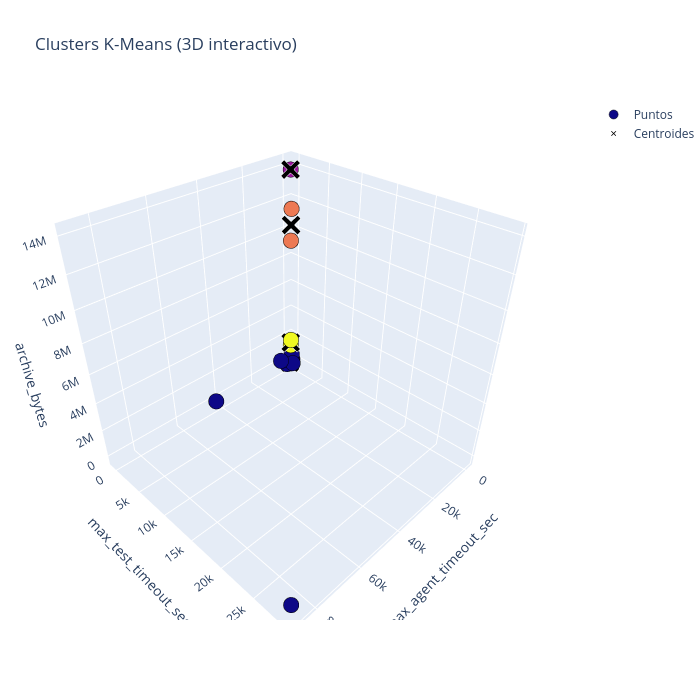

Source (notebook cell):
### Markdown cell above
### 3.2.2 Aplicar K-Means y visualización 3D Ploty(Interactivo) ###

### Code cell
import plotly.graph_objects as go

# Datos y modelo K-Means
# x_3d: tus datos 3D
# model_3d: modelo KMeans ya entrenado

centroids = model_3d.cluster_centers_
labels = model_3d.labels_

# Agregar padding para que no se corten los clusters
padding = 0.05  # 5% sobre el rango
x_min, x_max = x_3d[:,0].min(), x_3d[:,0].max()
y_min, y_max = x_3d[:,1].min(), x_3d[:,1].max()
z_min, z_max = x_3d[:,2].min(), x_3d[:,2].max()

x_range = [x_min - (x_max - x_min)*padding, x_max + (x_max - x_min)*padding]
y_range = [y_min - (y_max - y_min)*padding, y_max + (y_max - y_min)*padding]
z_range = [z_min - (z_max - z_min)*padding, z_max + (z_max - z_min)*padding]

# Scatter de los puntos con tooltip
trace_points = go.Scatter3d(
    x=x_3d[:, 0],
    y=x_3d[:, 1],
    z=x_3d[:, 2],
    mode='markers',
    marker=dict(
        color=labels,
        size=9,
        line=dict(color='black', width=0.5)
    ),
    name='Puntos',
    text=[f'Cluster: {l}<br>x={x:.2f}, y={y:.2f}, z={z:.2f}' 
          for l, x, y, z in zip(labels, x_3d[:,0], x_3d[:,1], x_3d[:,2])],
    hoverinfo='text',
    visible=True  
)

# Scatter de los centroides
trace_centroids = go.Scatter3d(
    x=centroids[:, 0],
    y=centroids[:, 1],
    z=centroids[:, 2],
    mode='markers',
    marker=dict(
        color='black',
        size=7,
        symbol='x',
        line=dict(color='white', width=2)
    ),
    name='Centroides',
    text=[f'Centroide {i}<br>x={x:.2f}, y={y:.2f}, z={z:.2f}' 
          for i, (x,y,z) in enumerate(centroids)],
    hoverinfo='text',
    visible=True
)

# Layout con rangos fijos
layout = go.Layout(
    scene=dict(
        xaxis=dict(title='max_agent_timeout_sec', range=x_range),
        yaxis=dict(title='max_test_timeout_sec', range=y_range),
        zaxis=dict(title='archive_bytes', range=z_range)
    ),
    margin=dict(l=0, r=0),
    height=700,
    width=700,
    title='Clusters K-Means (3D interactivo)'
)

# Crear figura
fig = go.Figure(data=[trace_points, trace_centroids], layout=layout)
fig.show()

### Figure 1 — Plotly figure (JSON) as saved in the notebook; plotly's stock layout.template omitted (floating-point values rounded to 4 significant figures)
{"data": [{"hoverinfo": "text", "marker": {"color": [0, 0, 0, 0, 0, 0, 0, 0, 0, 0, 0, 3, 0, 0, 0, 0, 0, 0, 0, 0, 0, 0, 0, 0, 0, 0, 0, 0, 0, 0, 0, 0, 0, 0, 0, 0, 0, 0, 0, 0, 0, 0, 0, 0, 0, 0, 0, 0, 0, 0, 0, 0, 0, 0, 0, 0, 0, 0, 0, 0, 0, 0, 0, 0, 0, 0, 0, 0, 0, 0, 0, 0, 0, 0, 0, 0, 0, 0, 0, 0, 0, 0, 2, 0, 0, 0, 0, 0, 0, 0, 0, 0, 0, 0, 0, 0, 0, 0, 0, 0, 0, 0, 0, 0, 0, 0, 0, 2, 0, 3, 1, 0], "line": {"color": "black", "width": 0.5}, "size": 9}, "mode": "markers", "name": "Puntos", "text": ["Cluster: 0<br>x=720.00, y=300.00, z=15570.00", "Cluster: 0<br>x=480.00, y=60.00, z=5734.00", "Cluster: 0<br>x=600.00, y=120.00, z=8667.00", "Cluster: 0<br>x=900.00, y=120.00, z=9425.00", "Cluster: 0<br>x=900.00, y=120.00, z=10415.00", "Cluster: 0<br>x=360.00, y=60.00, z=3485.00", "Cluster: 0<br>x=360.00, y=60.00, z=2002.00", "Cluster: 0<br>x=360.00, y=60.00, z=3435.00", "Cluster: 0<br>x=1800.00, y=600.00, z=3448.00", "Cluster: 0<br>x=360.00, y=60.00, z=3982.00", "Cluster: 0<br>x=360.00, y=60.00, z=4238.00", "Cluster: 3<br>x=1200.00, y=300.00, z=1460863.00", "Cluster: 0<br>x=600.00, y=120.00, z=7332.00", "Cluster: 0<br>x=86400.00, y=28800.00, z=4608.00", "Cluster: 0<br>x=360.00, y=60.00, z=6042.00", "Cluster: 0<br>x=360.00, y=60.00, z=5257.00", "Cluster: 0<br>x=360.00, y=60.00, z=5772.00", "Cluster: 0<br>x=1000.00, y=600.00, z=3626.00", "Cluster: 0<br>x=360.00, y=60.00, z=3748.00", "Cluster: 0<br>x=600.00, y=60.00, z=2081.00", "Cluster: 0<br>x=360.00, y=60.00, z=3228.00", "Cluster: 0<br>x=360.00, y=60.00, z=2552.00", "Cluster: 0<br>x=360.00, y=60.00, z=2346.00", "Cluster: 0<br>x=360.00, y=120.00, z=4800.00", "Cluster: 0<br>x=600.00, y=120.00, z=13773.00", "Cluster: 0<br>x=360.00, y=60.00, z=1932.00", "Cluster: 0<br>x=360.00, y=60.00, z=4627.00", "Cluster: 0<br>x=360.00, y=240.00, z=572893.00", "Cluster: 0<br>x=1800.00, y=120.00, z=22927.00", "Cluster: 0<br>x=1800.00, y=240.00, z=2457.00", "Cluster: 0<br>x=360.00, y=60.00, z=5599.00", "Cluster: 0<br>x=360.00, y=60.00, z=4298.00", "Cluster: 0<br>x=300.00, y=20.00, z=2207.00", "Cluster: 0<br>x=1800.00, y=60.00, z=4242.00", "Cluster: 0<br>x=1800.00, y=60.00, z=7694.00", "Cluster: 0<br>x=360.00, y=60.00, z=2806.00", "Cluster: 0<br>x=360.00, y=60.00, z=3799.00", "Cluster: 0<br>x=360.00, y=60.00, z=3715.00", "Cluster: 0<br>x=360.00, y=60.00, z=1831.00", "Cluster: 0<br>x=300.00, y=60.00, z=8791.00", "Cluster: 0<br>x=360.00, y=60.00, z=6840.00", "Cluster: 0<br>x=480.00, y=90.00, z=3190.00", "Cluster: 0<br>x=360.00, y=60.00, z=5549.00", "Cluster: 0<br>x=360.00, y=60.00, z=4299.00", "Cluster: 0<br>x=600.00, y=120.00, z=2634.00", "Cluster: 0<br>x=1800.00, y=60.00, z=3941.00", "Cluster: 0<br>x=360.00, y=60.00, z=1599.00", "Cluster: 0<br>x=360.00, y=60.00, z=2603.00", "Cluster: 0<br>x=360.00, y=60.00, z=3744.00", "Cluster: 0<br>x=900.00, y=300.00, z=7479.00", "Cluster: 0<br>x=600.00, y=240.00, z=2036.00", "Cluster: 0<br>x=3600.00, y=300.00, z=17782.00", "Cluster: 0<br>x=7200.00, y=300.00, z=585153.00", "Cluster: 0<br>x=360.00, y=60.00, z=5914.00", "Cluster: 0<br>x=360.00, y=60.00, z=4061.00", "Cluster: 0<br>x=360.00, y=60.00, z=4459.00", "Cluster: 0<br>x=360.00, y=60.00, z=9881.00", "Cluster: 0<br>x=360.00, y=60.00, z=171529.00", "Cluster: 0<br>x=360.00, y=60.00, z=171145.00", "Cluster: 0<br>x=43200.00, y=60.00, z=189973.00", "Cluster: 0<br>x=360.00, y=60.00, z=2018.00", "Cluster: 0<br>x=360.00, y=60.00, z=4715.00", "Cluster: 0<br>x=360.00, y=360.00, z=182348.00", "Cluster: 0<br>x=360.00, y=60.00, z=3383.00", "Cluster: 0<br>x=360.00, y=60.00, z=3899.00", "Cluster: 0<br>x=360.00, y=60.00, z=6583.00", "Cluster: 0<br>x=360.00, y=60.00, z=2126.00", "Cluster: 0<br>x=360.00, y=60.00, z=4420.00", "Cluster: 0<br>x=360.00, y=60.00, z=5320.00", "Cluster: 0<br>x=360.00, y=60.00, z=3910.00", "Cluster: 0<br>x=360.00, y=60.00, z=21840.00", "Cluster: 0<br>x=1800.00, y=900.00, z=92917.00", "Cluster: 0<br>x=360.00, y=60.00, z=4114.00", "Cluster: 0<br>x=600.00, y=60.00, z=6414.00", "Cluster: 0<br>x=600.00, y=60.00, z=6163.00", "Cluster: 0<br>x=360.00, y=60.00, z=5460.00", "Cluster: 0<br>x=2000.00, y=60.00, z=2306.00", "Cluster: 0<br>x=360.00, y=60.00, z=2562.00", "Cluster: 0<br>x=360.00, y=60.00, z=2880.00", "Cluster: 0<br>x=360.00, y=60.00, z=3214.00", "Cluster: 0<br>x=360.00, y=60.00, z=2361.00", "Cluster: 0<br>x=360.00, y=120.00, z=182448.00", "Cluster: 2<br>x=360.00, y=60.00, z=9317504.00", "Cluster: 0<br>x=600.00, y=60.00, z=3183.00", "Cluster: 0<br>x=600.00, y=60.00, z=2683.00", "Cluster: 0<br>x=360.00, y=60.00, z=47319.00", "Cluster: 0<br>x=120.00, y=180.00, z=3684.00", "Cluster: 0<br>x=360.00, y=60.00, z=4178.00", "Cluster: 0<br>x=360.00, y=60.00, z=423260.00", "Cluster: 0<br>x=1800.00, y=60.00, z=4153.00", "Cluster: 0<br>x=1000.00, y=120.00, z=5508.00", "Cluster: 0<br>x=360.00, y=60.00, z=13909.00", "Cluster: 0<br>x=360.00, y=60.00, z=2505.00", "Cluster: 0<br>x=360.00, y=60.00, z=10630.00", "Cluster: 0<br>x=360.00, y=60.00, z=4564.00", "Cluster: 0<br>x=360.00, y=60.00, z=8858.00", "Cluster: 0<br>x=360.00, y=60.00, z=6185.00", "Cluster: 0<br>x=1200.00, y=180.00, z=20209.00", "Cluster: 0<br>x=360.00, y=60.00, z=4065.00", "Cluster: 0<br>x=360.00, y=60.00, z=2348.00", "Cluster: 0<br>x=1800.00, y=300.00, z=7641.00", "Cluster: 0<br>x=2400.00, y=240.00, z=3003.00", "Cluster: 0<br>x=1000.00, y=600.00, z=2843.00", "Cluster: 0<br>x=1000.00, y=360.00, z=3480.00", "Cluster: 0<br>x=1000.00, y=120.00, z=3346.00", "Cluster: 0<br>x=360.00, y=60.00, z=2987.00", "Cluster: 0<br>x=360.00, y=60.00, z=4867.00", "Cluster: 2<br>x=600.00, y=240.00, z=11465982.00", "Cluster: 0<br>x=180.00, y=60.00, z=2805.00", "Cluster: 3<br>x=360.00, y=60.00, z=1774206.00", "Cluster: 1<br>x=1200.00, y=300.00, z=13928398.00", "Cluster: 0<br>x=360.00, y=60.00, z=14837.00"], "type": "scatter3d", "visible": true, "x": [720, 480, 600, 900, 900, 360, 360, 360, 1800, 360, 360, 1200, 600, 86400, 360, 360, 360, 1000, 360, 600, 360, 360, 360, 360, 600, 360, 360, 360, 1800, 1800, 360, 360, 300, 1800, 1800, 360, 360, 360, 360, 300, 360, 480, 360, 360, 600, 1800, 360, 360, 360, 900, 600, 3600, 7200, 360, 360, 360, 360, 360, 360, 43200, 360, 360, 360, 360, 360, 360, 360, 360, 360, 360, 360, 1800, 360, 600, 600, 360, 2000, 360, 360, 360, 360, 360, 360, 600, 600, 360, 120, 360, 360, 1800, 1000, 360, 360, 360, 360, 360, 360, 1200, 360, 360, 1800, 2400, 1000, 1000, 1000, 360, 360, 600, 180, 360, 1200, 360], "y": [300, 60, 120, 120, 120, 60, 60, 60, 600, 60, 60, 300, 120, 28800, 60, 60, 60, 600, 60, 60, 60, 60, 60, 120, 120, 60, 60, 240, 120, 240, 60, 60, 20, 60, 60, 60, 60, 60, 60, 60, 60, 90, 60, 60, 120, 60, 60, 60, 60, 300, 240, 300, 300, 60, 60, 60, 60, 60, 60, 60, 60, 60, 360, 60, 60, 60, 60, 60, 60, 60, 60, 900, 60, 60, 60, 60, 60, 60, 60, 60, 60, 120, 60, 60, 60, 60, 180, 60, 60, 60, 120, 60, 60, 60, 60, 60, 60, 180, 60, 60, 300, 240, 600, 360, 120, 60, 60, 240, 60, 60, 300, 60], "z": [15570, 5734, 8667, 9425, 10415, 3485, 2002, 3435, 3448, 3982, 4238, 1460863, 7332, 4608, 6042, 5257, 5772, 3626, 3748, 2081, 3228, 2552, 2346, 4800, 13773, 1932, 4627, 572893, 22927, 2457, 5599, 4298, 2207, 4242, 7694, 2806, 3799, 3715, 1831, 8791, 6840, 3190, 5549, 4299, 2634, 3941, 1599, 2603, 3744, 7479, 2036, 17782, 585153, 5914, 4061, 4459, 9881, 171529, 171145, 189973, 2018, 4715, 182348, 3383, 3899, 6583, 2126, 4420, 5320, 3910, 21840, 92917, 4114, 6414, 6163, 5460, 2306, 2562, 2880, 3214, 2361, 182448, 9317504, 3183, 2683, 47319, 3684, 4178, 423260, 4153, 5508, 13909, 2505, 10630, 4564, 8858, 6185, 20209, 4065, 2348, 7641, 3003, 2843, 3480, 3346, 2987, 4867, 11465982, 2805, 1774206, 13928398, 14837]}, {"hoverinfo": "text", "marker": {"color": "black", "line": {"color": "white", "width": 2}, "size": 7, "symbol": "x"}, "mode": "markers", "name": "Centroides", "text": ["Centroide 0<br>x=1890.09, y=383.46, z=29473.33", "Centroide 1<br>x=1200.00, y=300.00, z=13928398.00", "Centroide 2<br>x=480.00, y=150.00, z=10391743.00", "Centroide 3<br>x=780.00, y=180.00, z=1617534.50"], "type": "scatter3d", "visible": true, "x": [1890.0, 1200.0, 480.0, 780.0], "y": [383.5, 300.0, 150.0, 180.0], "z": [29470.0, 13930000.0, 10390000.0, 1618000.0]}], "layout": {"height": 700, "margin": {"l": 0, "r": 0}, "scene": {"xaxis": {"range": [-4194, 90714], "title": {"text": "max_agent_timeout_sec"}}, "yaxis": {"range": [-1419, 30239], "title": {"text": "max_test_timeout_sec"}}, "zaxis": {"range": [-694700.0, 14620000.0], "title": {"text": "archive_bytes"}}}, "title": {"text": "Clusters K-Means (3D interactivo)"}, "width": 700}}
